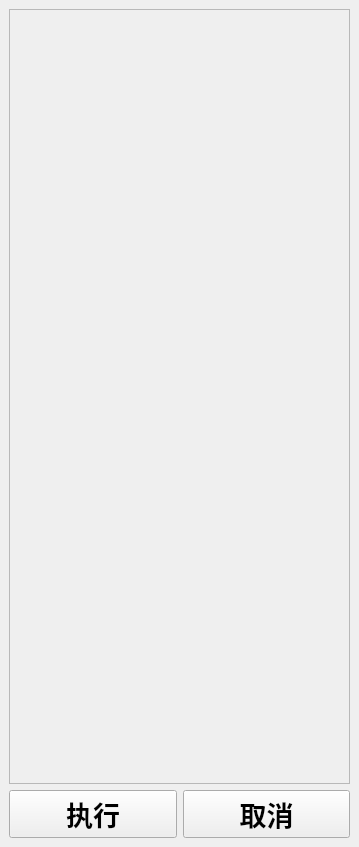
<?xml version="1.0" encoding="UTF-8"?>
<ui version="4.0">
 <class>checkNodesWindow</class>
 <widget class="QMainWindow" name="checkNodesWindow">
  <property name="geometry">
   <rect>
    <x>0</x>
    <y>0</y>
    <width>359</width>
    <height>847</height>
   </rect>
  </property>
  <property name="windowTitle">
   <string>检查工具面板 </string>
  </property>
  <widget class="QWidget" name="centralwidget">
   <layout class="QVBoxLayout" name="verticalLayout">
    <item>
     <widget class="QScrollArea" name="scrollArea">
      <property name="widgetResizable">
       <bool>true</bool>
      </property>
      <widget class="QWidget" name="scrollAreaWidgetContents">
       <property name="geometry">
        <rect>
         <x>0</x>
         <y>0</y>
         <width>339</width>
         <height>781</height>
        </rect>
       </property>
       <layout class="QVBoxLayout" name="verticalLayout_2"/>
      </widget>
     </widget>
    </item>
    <item>
     <layout class="QHBoxLayout" name="horizontalLayout">
      <item>
       <widget class="QPushButton" name="doIt_Button">
        <property name="font">
         <font>
          <family>Aharoni</family>
          <pointsize>20</pointsize>
          <weight>75</weight>
          <bold>true</bold>
         </font>
        </property>
        <property name="text">
         <string>执行</string>
        </property>
       </widget>
      </item>
      <item>
       <widget class="QPushButton" name="close_Button">
        <property name="font">
         <font>
          <family>Aharoni</family>
          <pointsize>20</pointsize>
          <weight>75</weight>
          <bold>true</bold>
         </font>
        </property>
        <property name="text">
         <string>取消</string>
        </property>
       </widget>
      </item>
     </layout>
    </item>
   </layout>
  </widget>
 </widget>
 <resources>
  <include location="checkNodesIcons.qrc"/>
 </resources>
 <connections/>
</ui>
